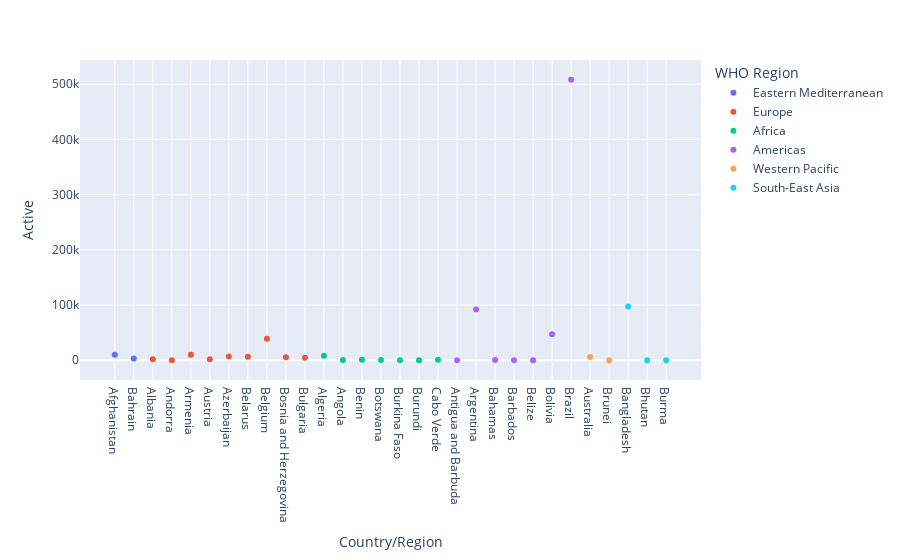

The cell this chart's notebook holds for it:
### Markdown cell above
From the above we can see how the recovery from covid has occour in every region.

### Code cell
# Find out the count of activa cases based on specific country
fig = px.scatter(df[:30],x='Country/Region', y='Active',color='WHO Region')
fig.show()

### Figure 1 — Plotly figure (JSON) as saved in the notebook; plotly's stock layout.template omitted (floating-point values rounded to 4 significant figures)
{"data": [{"hovertemplate": "WHO Region=Eastern Mediterranean<br>Country/Region=%{x}<br>Active=%{y}<extra></extra>", "legendgroup": "Eastern Mediterranean", "marker": {"color": "#636efa", "symbol": "circle"}, "mode": "markers", "name": "Eastern Mediterranean", "orientation": "v", "showlegend": true, "type": "scatter", "x": ["Afghanistan", "Bahrain"], "xaxis": "x", "y": [9796, 3231], "yaxis": "y"}, {"hovertemplate": "WHO Region=Europe<br>Country/Region=%{x}<br>Active=%{y}<extra></extra>", "legendgroup": "Europe", "marker": {"color": "#EF553B", "symbol": "circle"}, "mode": "markers", "name": "Europe", "orientation": "v", "showlegend": true, "type": "scatter", "x": ["Albania", "Andorra", "Armenia", "Austria", "Azerbaijan", "Belarus", "Belgium", "Bosnia and Herzegovina", "Bulgaria"], "xaxis": "x", "y": [1991, 52, 10014, 1599, 6781, 6221, 39154, 5274, 4689], "yaxis": "y"}, {"hovertemplate": "WHO Region=Africa<br>Country/Region=%{x}<br>Active=%{y}<extra></extra>", "legendgroup": "Africa", "marker": {"color": "#00cc96", "symbol": "circle"}, "mode": "markers", "name": "Africa", "orientation": "v", "showlegend": true, "type": "scatter", "x": ["Algeria", "Angola", "Benin", "Botswana", "Burkina Faso", "Burundi", "Cabo Verde"], "xaxis": "x", "y": [7973, 667, 699, 674, 121, 76, 756], "yaxis": "y"}, {"hovertemplate": "WHO Region=Americas<br>Country/Region=%{x}<br>Active=%{y}<extra></extra>", "legendgroup": "Americas", "marker": {"color": "#ab63fa", "symbol": "circle"}, "mode": "markers", "name": "Americas", "orientation": "v", "showlegend": true, "type": "scatter", "x": ["Antigua and Barbuda", "Argentina", "Bahamas", "Barbados", "Belize", "Bolivia", "Brazil"], "xaxis": "x", "y": [18, 91782, 280, 9, 20, 47056, 508116], "yaxis": "y"}, {"hovertemplate": "WHO Region=Western Pacific<br>Country/Region=%{x}<br>Active=%{y}<extra></extra>", "legendgroup": "Western Pacific", "marker": {"color": "#FFA15A", "symbol": "circle"}, "mode": "markers", "name": "Western Pacific", "orientation": "v", "showlegend": true, "type": "scatter", "x": ["Australia", "Brunei"], "xaxis": "x", "y": [5825, 0], "yaxis": "y"}, {"hovertemplate": "WHO Region=South-East Asia<br>Country/Region=%{x}<br>Active=%{y}<extra></extra>", "legendgroup": "South-East Asia", "marker": {"color": "#19d3f3", "symbol": "circle"}, "mode": "markers", "name": "South-East Asia", "orientation": "v", "showlegend": true, "type": "scatter", "x": ["Bangladesh", "Bhutan", "Burma"], "xaxis": "x", "y": [97577, 13, 52], "yaxis": "y"}], "layout": {"legend": {"title": {"text": "WHO Region"}, "tracegroupgap": 0}, "margin": {"t": 60}, "xaxis": {"anchor": "y", "domain": [0, 1], "title": {"text": "Country/Region"}}, "yaxis": {"anchor": "x", "domain": [0, 1], "title": {"text": "Active"}}}}
